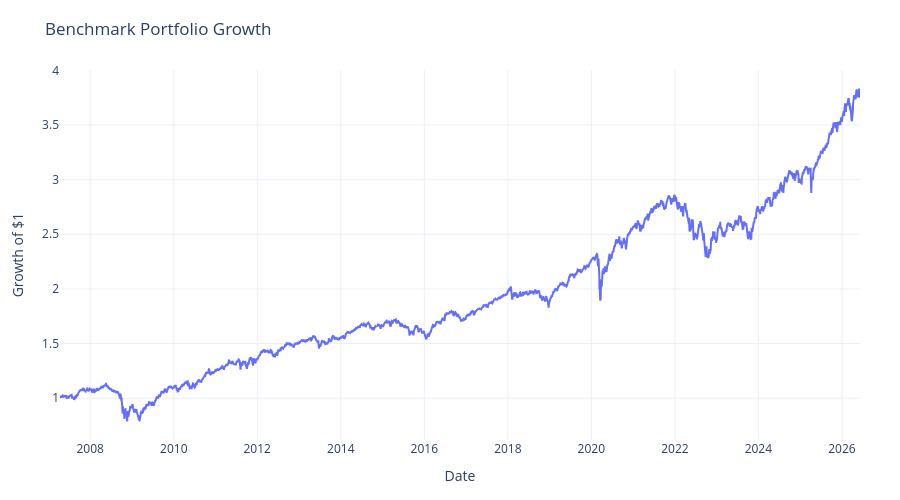

Notebook code cell kept with this figure:
### Code cell
cumulative_benchmarks = (1.0 + benchmark_returns).cumprod()

fig = go.Figure()

fig.add_trace(go.Scatter(x=cumulative_benchmarks.index, y=cumulative_benchmarks, mode="lines", name="Balanced Benchmark"))

fig.update_layout(
    **default_layout,
    title="Benchmark Portfolio Growth",
    xaxis_title="Date",
    yaxis_title="Growth of $1",
)
fig.show()

### Figure 1 — Plotly figure (JSON) as saved in the notebook; plotly's stock layout.template omitted (floating-point values rounded to 4 significant figures; data arrays with more than 128 entries replaced by an {"elided": "..."} marker saying what was removed)
{"data": [{"mode": "lines", "name": "Balanced Benchmark", "type": "scatter", "x": {"elided": "4820 str values"}, "y": {"elided": "4820 float values"}}], "layout": {"height": 500, "legend": {"orientation": "h", "x": 0, "xanchor": "left", "y": 1.02, "yanchor": "bottom"}, "margin": {"b": 60, "l": 60, "r": 40, "t": 70}, "title": {"text": "Benchmark Portfolio Growth"}, "xaxis": {"title": {"text": "Date"}}, "yaxis": {"title": {"text": "Growth of $1"}}}}
